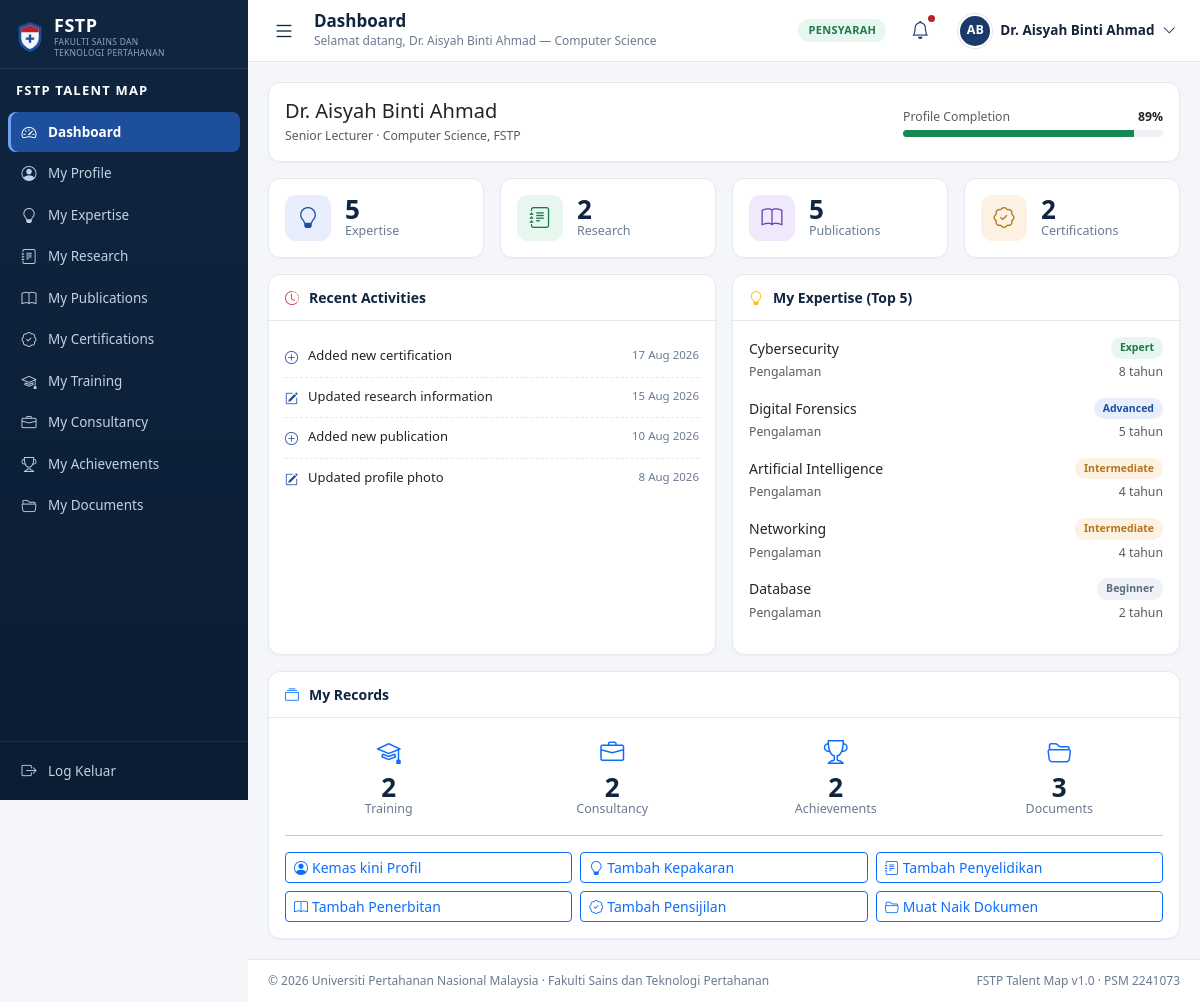
Page /lecturer/dashboard.php (signed in) on the committed database.
### tables this page shows
CREATE TABLE lecturers (
  lecturer_id   INT AUTO_INCREMENT PRIMARY KEY,
  user_id       INT          NOT NULL UNIQUE,
  staff_no      VARCHAR(20)  NOT NULL UNIQUE,
  full_name     VARCHAR(100) NOT NULL,
  email         VARCHAR(100) NOT NULL,
  department_id INT          NOT NULL,
  `position`    VARCHAR(100) NOT NULL,
  phone         VARCHAR(20)  NULL,
  location      VARCHAR(100) NULL,
  profile_photo VARCHAR(255) NULL,
  research_area TEXT         NULL,
  status        ENUM('active','inactive') NOT NULL DEFAULT 'active',
  created_at    DATETIME     NOT NULL DEFAULT CURRENT_TIMESTAMP,
  updated_at    DATETIME     NOT NULL DEFAULT CURRENT_TIMESTAMP ON UPDATE CURRENT_TIMESTAMP,
  CONSTRAINT fk_lecturers_user       FOREIGN KEY (user_id)       REFERENCES users(user_id)       ON DELETE CASCADE,
  CONSTRAINT fk_lecturers_department FOREIGN KEY (department_id) REFERENCES departments(department_id) ON DELETE RESTRICT,
  INDEX idx_lecturers_name (full_name),
  INDEX idx_lecturers_dept (department_id)
);

CREATE TABLE users (
  user_id          INT AUTO_INCREMENT PRIMARY KEY,
  username         VARCHAR(50)  NOT NULL UNIQUE,
  email            VARCHAR(100) NOT NULL UNIQUE,
  password         VARCHAR(255) NOT NULL COMMENT 'password_hash() bcrypt',
  `role`           ENUM('admin','lecturer') NOT NULL DEFAULT 'lecturer',
  department_id    INT          NULL,
  status           ENUM('active','inactive') NOT NULL DEFAULT 'active',
  initial_password VARCHAR(50)  NULL COMMENT 'shown once when Admin resets',
  must_change_pw   TINYINT(1)   NOT NULL DEFAULT 0,
  last_login       DATETIME     NULL,
  created_at       DATETIME     NOT NULL DEFAULT CURRENT_TIMESTAMP,
  CONSTRAINT fk_users_department FOREIGN KEY (department_id)
    REFERENCES departments(department_id) ON DELETE SET NULL,
  INDEX idx_users_role (role),
  INDEX idx_users_status (status)
);

CREATE TABLE departments (
  department_id   INT AUTO_INCREMENT PRIMARY KEY,
  department_code VARCHAR(20)  NOT NULL UNIQUE,
  department_name VARCHAR(100) NOT NULL UNIQUE,
  description     TEXT         NULL,
  status          ENUM('active','inactive') NOT NULL DEFAULT 'active'
);

CREATE TABLE activity_log (
  activity_id   INT AUTO_INCREMENT PRIMARY KEY,
  user_id       INT NOT NULL,
  activity_type VARCHAR(50) NOT NULL COMMENT 'insert, update, delete, upload, login',
  entity        VARCHAR(50) NULL,
  entity_id     INT NULL,
  description   VARCHAR(255) NOT NULL,
  ip_address    VARCHAR(45) NULL,
  created_at    DATETIME NOT NULL DEFAULT CURRENT_TIMESTAMP,
  CONSTRAINT fk_log_user FOREIGN KEY (user_id) REFERENCES users(user_id) ON DELETE CASCADE,
  INDEX idx_log_user (user_id),
  INDEX idx_log_created (created_at)
);

CREATE TABLE lecturer_expertise (
  lecturer_expertise_id INT AUTO_INCREMENT PRIMARY KEY,
  lecturer_id           INT NOT NULL,
  expertise_id          INT NOT NULL,
  expertise_level       ENUM('Beginner','Intermediate','Advanced','Expert') NOT NULL DEFAULT 'Beginner',
  years_experience      INT NOT NULL DEFAULT 0,
  research_interest     TEXT NULL COMMENT 'Research Interest (optional)',
  supporting_document   VARCHAR(255) NULL,
  status                ENUM('active','inactive') NOT NULL DEFAULT 'active',
  created_at            DATETIME NOT NULL DEFAULT CURRENT_TIMESTAMP,
  CONSTRAINT fk_le_lecturer  FOREIGN KEY (lecturer_id)  REFERENCES lecturers(lecturer_id) ON DELETE CASCADE,
  CONSTRAINT fk_le_expertise FOREIGN KEY (expertise_id) REFERENCES expertise(expertise_id) ON DELETE CASCADE,
  UNIQUE KEY uq_lecturer_expertise (lecturer_id, expertise_id),
  INDEX idx_le_expertise (expertise_id),
  INDEX idx_le_level (expertise_level)
);

CREATE TABLE expertise (
  expertise_id   INT AUTO_INCREMENT PRIMARY KEY,
  category_id    INT          NOT NULL,
  expertise_name VARCHAR(100) NOT NULL UNIQUE,
  description    TEXT         NULL,
  status         ENUM('active','inactive') NOT NULL DEFAULT 'active',
  created_at     DATETIME     NOT NULL DEFAULT CURRENT_TIMESTAMP,
  CONSTRAINT fk_expertise_category FOREIGN KEY (category_id)
    REFERENCES expertise_categories(category_id) ON DELETE RESTRICT,
  INDEX idx_expertise_name (expertise_name)
);

### lecturer/dashboard.php (the view, shortened to what the rows shown need)
<?php
require_once __DIR__ . '/../includes/auth.php';
require_lecturer();
$user       = current_user();
$lecturerId = (int)($user['lecturer_id'] ?? 0);
$pdo        = db();
$stmt = $pdo->prepare(
    'SELECT e.expertise_name, le.expertise_level, le.years_experience
       FROM lecturer_expertise le
       JOIN expertise e ON e.expertise_id = le.expertise_id
      WHERE le.lecturer_id = :id AND le.status = \'active\'
      ORDER BY FIELD(le.expertise_level, \'Expert\', \'Advanced\', \'Intermediate\', \'Beginner\'),
               le.years_experience DESC
      LIMIT 5'
);
$stmt->execute([':id' => $lecturerId]);
$topExpertise = $stmt->fetchAll();
$stmt = $pdo->prepare(
    'SELECT description, activity_type, created_at
       FROM activity_log
      WHERE user_id = :id
      ORDER BY created_at DESC, activity_id DESC
      LIMIT 6'
);
$stmt->execute([':id' => (int)$user['user_id']]);
$recent = $stmt->fetchAll();
$activityIcon = [
    'insert' => 'bi-plus-circle',
    'update' => 'bi-pencil-square',
    'delete' => 'bi-trash',
    'upload' => 'bi-cloud-arrow-up',
    'login'  => 'bi-box-arrow-in-right',
];
$page_title = 'Dashboard';
require_once __DIR__ . '/../includes/header.php';
?>
<div class="card mb-3">
    <div class="card-body d-flex flex-wrap align-items-center gap-3">
        <div class="flex-grow-1">
            <h5 class="mb-1"><?= e($user['lecturer_name']) ?></h5>
            <div class="text-muted small">
                <?= e($user['position'] ?? '') ?>
                &middot; <?= e($user['department_name'] ?? '') ?>, FSTP
            </div>
        </div>
    </div>
</div>
<div class="row g-3">
    <div class="col-lg-6">
        <div class="card h-100">
            <div class="card-body">
                <?php if ($recent): ?>
                    <ul class="activity-list">
                        <?php foreach ($recent as $row): ?>
                            <li>
                                <i class="bi <?= e($activityIcon[$row['activity_type']] ?? 'bi-dot') ?>"></i>
                                <span><?= e($row['description']) ?></span>
                                <time datetime="<?= e($row['created_at']) ?>">
                                    <?= e(format_date_short($row['created_at'])) ?>
                                </time>
                            </li>
                        <?php endforeach; ?>
                    </ul>
                <?php endif; ?>
            </div>
        </div>
    </div>
    <div class="col-lg-6">
        <div class="card h-100">
            <div class="card-body">
                <?php if ($topExpertise): ?>
                    <?php foreach ($topExpertise as $row): ?>
                        <div class="mb-3">
                            <div class="d-flex justify-content-between align-items-center mb-1">
                                <span><?= e($row['expertise_name']) ?></span>
                                <span class="badge-level level-<?= e(strtolower($row['expertise_level'])) ?>">
                                    <?= e($row['expertise_level']) ?>
                                </span>
                            </div>
                            <div class="d-flex justify-content-between small text-muted">
                                <span>Pengalaman</span>
                                <span><?= (int)$row['years_experience'] ?> tahun</span>
                            </div>
                        </div>
                    <?php endforeach; ?>
                <?php endif; ?>
            </div>
        </div>
    </div>
</div>
<?php require_once __DIR__ . '/../includes/footer.php'; ?>

### includes/header.php (shortened to what the rows shown need)
<?php
require_once __DIR__ . '/auth.php';
$__user      = current_user();
$page_title  = $page_title ?? 'Dashboard';
$avatarPhoto = $__user['profile_photo'] ?? null;
$avatarPath  = $avatarPhoto && is_file(UPLOAD_PHOTO_DIR . '/' . $avatarPhoto)
    ? UPLOAD_PHOTO_URL . '/' . rawurlencode($avatarPhoto)
    : null;
?>
<!DOCTYPE html>
<html lang="ms">
<head>
<link rel="stylesheet" href="<?= e(ASSETS_URL) ?>/vendor/bootstrap/bootstrap.min.css">
<link rel="stylesheet" href="<?= e(ASSETS_URL) ?>/vendor/bootstrap-icons/bootstrap-icons.css">
<link rel="stylesheet" href="<?= e(ASSETS_URL) ?>/css/app.css">
</head>
<body class="app-body">
<div class="app-shell">
    <div class="app-main">
        <header class="app-topbar">
            <div class="topbar-title">
                <h1><?= e($page_title) ?></h1>
            </div>
            <div class="topbar-right">
                <div class="dropdown">
                    <button class="user-menu" type="button" data-bs-toggle="dropdown" aria-expanded="false">
                        <?php if ($avatarPath): ?>
                            <img class="avatar" src="<?= e($avatarPath) ?>" alt="">
                        <?php else: ?>
                            <span class="avatar avatar-initials"><?= e(initials(display_name())) ?></span>
                        <?php endif; ?>
                        <span class="user-menu-name"><?= e(display_name()) ?></span>
                        <i class="bi bi-chevron-down"></i>
                    </button>
                </div>
            </div>
        </header>
        <main class="app-content">

### rows in the picture
lecturers: initials(display_name()) "AB", full_name "Dr. Aisyah Binti Ahmad", position "Senior Lecturer", department.department_name "Computer Science"
activity_log: description "Added new certification", created_at "17 Aug 2026"
activity_log: description "Updated research information", created_at "15 Aug 2026"
activity_log: description "Added new publication", created_at "10 Aug 2026"
activity_log: description "Updated profile photo", created_at "8 Aug 2026"
lecturer_expertise: expertise.expertise_name "Cybersecurity", expertise_level "Expert", years_experience "8"
lecturer_expertise: expertise.expertise_name "Digital Forensics", expertise_level "Advanced", years_experience "5"
lecturer_expertise: expertise.expertise_name "Artificial Intelligence", expertise_level "Intermediate", years_experience "4"
lecturer_expertise: expertise.expertise_name "Networking", expertise_level "Intermediate", years_experience "4"
lecturer_expertise: expertise.expertise_name "Database", expertise_level "Beginner", years_experience "2"

### other values in the picture
$label "Dashboard"
$label "My Profile"
$label "My Expertise"
$label "My Research"
$label "My Publications"
$label "My Certifications"
$label "My Training"
$label "My Consultancy"
$label "My Achievements"
$label "My Documents"
$page_title "Dashboard"
$page_sub "Selamat datang, Dr. Aisyah Binti Ahmad — Computer Science"
$completion "89"
$counts[$key] "5"
$label "Expertise"
